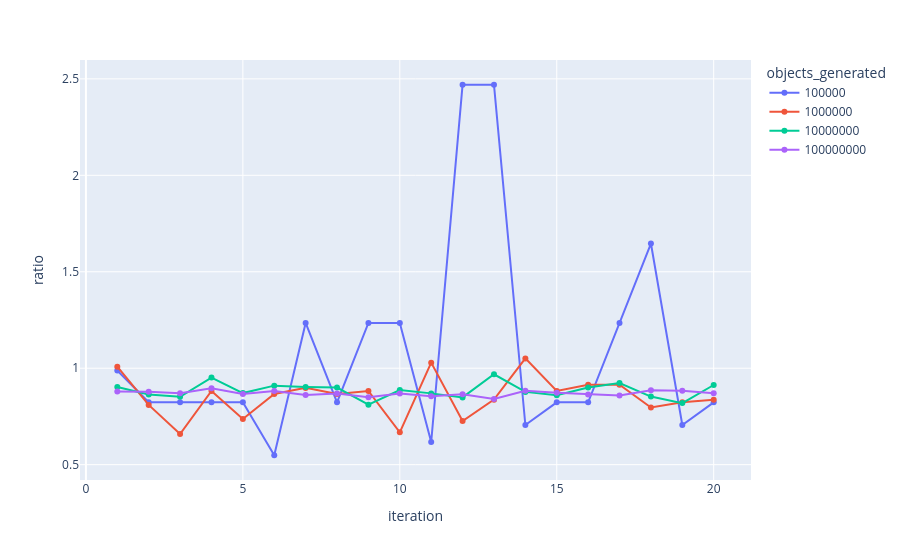

Notebook code for this chart:
### Code cell
df_complete = df[df['transformation_type'] == 'uniform_complete']
fig = px.line(df_complete, x=' iteration', y='ratio', color='objects_generated', markers=True)
fig.show()

### Figure 1 — Plotly figure (JSON) as saved in the notebook; plotly's stock layout.template omitted (floating-point values rounded to 4 significant figures)
{"data": [{"hovertemplate": "objects_generated=100000<br> iteration=%{x}<br>ratio=%{y}<extra></extra>", "legendgroup": "100000", "line": {"color": "#636efa", "dash": "solid"}, "marker": {"symbol": "circle"}, "mode": "lines+markers", "name": "100000", "orientation": "v", "showlegend": true, "type": "scatter", "x": [1, 2, 3, 4, 5, 6, 7, 8, 9, 10, 11, 12, 13, 14, 15, 16, 17, 18, 19, 20], "xaxis": "x", "y": [0.9878, 0.8232, 0.8232, 0.8232, 0.8232, 0.5488, 1.235, 0.8232, 1.235, 1.235, 0.6174, 2.469, 2.469, 0.7056, 0.8232, 0.8232, 1.235, 1.646, 0.7056, 0.8232], "yaxis": "y"}, {"hovertemplate": "objects_generated=1000000<br> iteration=%{x}<br>ratio=%{y}<extra></extra>", "legendgroup": "1000000", "line": {"color": "#EF553B", "dash": "solid"}, "marker": {"symbol": "circle"}, "mode": "lines+markers", "name": "1000000", "orientation": "v", "showlegend": true, "type": "scatter", "x": [1, 2, 3, 4, 5, 6, 7, 8, 9, 10, 11, 12, 13, 14, 15, 16, 17, 18, 19, 20], "xaxis": "x", "y": [1.008, 0.8097, 0.6585, 0.882, 0.7372, 0.8665, 0.898, 0.8665, 0.882, 0.6674, 1.029, 0.7263, 0.8371, 1.051, 0.882, 0.9146, 0.9146, 0.7966, 0.8232, 0.8371], "yaxis": "y"}, {"hovertemplate": "objects_generated=10000000<br> iteration=%{x}<br>ratio=%{y}<extra></extra>", "legendgroup": "10000000", "line": {"color": "#00cc96", "dash": "solid"}, "marker": {"symbol": "circle"}, "mode": "lines+markers", "name": "10000000", "orientation": "v", "showlegend": true, "type": "scatter", "x": [1, 2, 3, 4, 5, 6, 7, 8, 9, 10, 11, 12, 13, 14, 15, 16, 17, 18, 19, 20], "xaxis": "x", "y": [0.9029, 0.8635, 0.8516, 0.9516, 0.8711, 0.9096, 0.9029, 0.8996, 0.811, 0.8867, 0.8695, 0.8486, 0.9684, 0.8773, 0.8605, 0.8996, 0.9232, 0.853, 0.8191, 0.9129], "yaxis": "y"}, {"hovertemplate": "objects_generated=100000000<br> iteration=%{x}<br>ratio=%{y}<extra></extra>", "legendgroup": "100000000", "line": {"color": "#ab63fa", "dash": "solid"}, "marker": {"symbol": "circle"}, "mode": "lines+markers", "name": "100000000", "orientation": "v", "showlegend": true, "type": "scatter", "x": [1, 2, 3, 4, 5, 6, 7, 8, 9, 10, 11, 12, 13, 14, 15, 16, 17, 18, 19, 20], "xaxis": "x", "y": [0.8796, 0.8774, 0.8698, 0.8959, 0.8666, 0.8815, 0.8614, 0.8689, 0.8498, 0.8683, 0.8542, 0.8647, 0.8405, 0.8834, 0.8726, 0.8639, 0.8588, 0.8851, 0.8826, 0.8706], "yaxis": "y"}], "layout": {"legend": {"title": {"text": "objects_generated"}, "tracegroupgap": 0}, "margin": {"t": 60}, "xaxis": {"anchor": "y", "domain": [0, 1], "title": {"text": " iteration"}}, "yaxis": {"anchor": "x", "domain": [0, 1], "title": {"text": "ratio"}}}}
